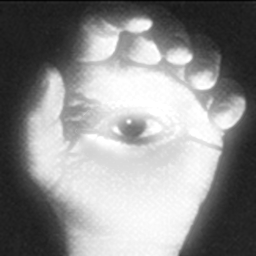
#> input picture Assignment4/blended_image2.png, 256 x 256 px
$ python Haar_wavelet.py Assignment4/blended_image2.png
#> lines starting #> are read from the running program, lines starting #| are printed output that depends on the picture; long printed decimals are rounded
import numpy as np
import matplotlib.pyplot as plt
import cv2
from pywt import dwt2, idwt2
import sys

gray_conversion = lambda rgb : np.dot(rgb[...,:3],[0.299 , 0.587, 0.114])
img_file = sys.argv[1]
orig_img  = plt.imread(img_file)
#> orig_img is the input picture: shape (256, 256, 3) float32; min 0.0196, max 1, mean 0.557
if(len(orig_img.shape)>=3):
        orig_img = gray_conversion(orig_img)
#> orig_img: shape (256, 256) float64

def psnr(I1,I2):
    if(len(I1.shape)==2 and len(I2.shape)==2):
        MSE = np.mean(np.power((I1-I2),2),dtype=np.float64)
        if(np.max(I1) > 1):
            R=255
        else:
            R=1
        psnr_val =10*np.log10(R**2/MSE)
    return psnr_val

def gaussian_noise(img,var=0.001,mean=0):
    image = img.copy()
    if len(image.shape)==2:
        m,n=image.shape
        sigma = var**0.5
        gaussian_matrix = np.random.normal(mean,sigma,(m,n))
        noise_image = image+gaussian_matrix
    if len(image.shape)>=3:
        noise_image = np.copy(image)
        sigma = var**0.5
        gaussian_matrix = np.random.normal(mean,sigma,(image.shape[0],image.shape[1]))
        for i in range(image.shape[2]):
            noise_image[:,:,i]=image[:,:,i]+gaussian_matrix
    return noise_image,gaussian_matrix

def haar2D(image):
    img = image.copy()
    assert len(img.shape)==2
    rows = img.shape[0]
    col= img.shape[1]
    res = img.copy()

    for i in range(rows):
        l = 0
        m = col//2
        for j in range(col//2):
            res[i][l] = (img[i,2*j] + img[i,2*j+1])/np.sqrt(2)
            l= l+1
            res[i][m] = (img[i,2*j]-img[i,2*j+1])/np.sqrt(2)
            m=m+1

    result_img = np.zeros(res.shape)
    for i in range(col):
        for j in range(rows//2):
            result_img[j][i] = (res[2*j][i] +res[2*j+1][i])/np.sqrt(2)
            result_img[rows//2+j][i] = (res[2*j][i] - res[2*j+1][i])/np.sqrt(2)

    #approximation
    LL = result_img[:rows//2,:col//2]

    #details coef- Horizontal
    LH= result_img[:rows//2,col//2:]

    #details coef - Vertical
    HL = result_img[rows//2:,:col//2]

    #details coef - Diagonal
    HH= result_img[rows//2:,col//2:]

    coefficients = dict()
    coefficients["LH"] = LH
    coefficients["HL"] = HL
    coefficients["HH"] = HH
    return result_img,LL,coefficients


def haar_transform(image,levels=None):
    img = image.copy()
    m,n = img.shape
    detail_coef = dict()
    if(levels is not None):
        assert np.power(2,levels)<=m
    haar_result,LL,_coef  = haar2D(img)
    m=m//2
    n = n//2
    level =1
    detail_coef["level_"+str(level)] = _coef
    if(m==n):
        if(levels is not None):
            while(level!=levels):
                res,L,_coef = haar2D(LL)
                haar_result[:m,:n] = res
                LL = L
                m = m//2
                n = n//2
                level = level+1
                detail_coef["level_"+str(level)] = _coef
        else:
            while(m!=1):
                res,L,_coef = haar2D(LL)
                haar_result[:m,:n] = res
                LL = L
                m = m//2
                n = n//2
                level = level+1
                detail_coef["level_"+str(level)] = _coef

    return haar_result,LL,detail_coef

def inverseHaar2D(a,detail_coef,level=None,threshold=None):
    total_levels = len(detail_coef)
    print(total_levels)
    k = total_levels
    for i in range(total_levels):
        detail_coef_level = detail_coef["level_"+str(k)]
        LL = a

        LH = detail_coef_level['LH']
        HL = detail_coef_level['HL']
        HH = detail_coef_level['HH']
        if(threshold is not None):
            LH = np.where(np.abs(LH)>threshold,LH,0)
            HL = np.where(np.abs(HL)>threshold,HL,0)
            HH = np.where(np.abs(HH)>threshold,HH,0)
        L = np.hstack((LL,LH))
        H = np.hstack((HL,HH))
        haar_t = np.vstack((L,H))

        res = np.zeros(haar_t.shape)
        for i in range(res.shape[1]):
            for j in range(res.shape[0]//2):
                res[2*j][i] = (haar_t[j][i]+haar_t[res.shape[0]//2+j][i])/np.sqrt(2)
                res[2*j+1][i] = (haar_t[j][i]-haar_t[res.shape[0]//2+j][i])/np.sqrt(2)

        new_approx = np.zeros((res.shape[0],res.shape[1]))
        for i in range(res.shape[0]):
            for j in range(res.shape[1]//2):
                new_approx[i][2*j] = (res[i][j]+res[i][(res.shape[1]//2)+j])/np.sqrt(2)
                new_approx[i][2*j+1] = (res[i][j]-res[i][(res.shape[1]//2)+j])/np.sqrt(2)
        a = new_approx
        k = k-1

    return new_approx


#add gaussian noise
orig_noised_img,_ = gaussian_noise(orig_img)

#forward wavelet transform
haar_result,a,detail_coef = haar_transform(orig_noised_img)
#> after the loop in haar2D, `for i in range(rows):`:
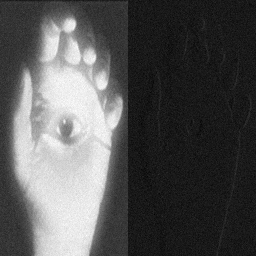
#> res: shape (256, 256) float64; min -0.163, max 1.5, mean 0.393; drawn with min black and max white
#> after the loop in haar2D, `for i in range(col):`:
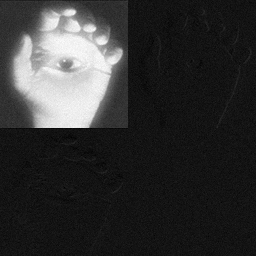
#> result_img: shape (256, 256) float64; min -0.174, max 2.09, mean 0.278; drawn with min black and max white
#> in haar2D, `LH= result_img[:rows//2,col//2:]`:
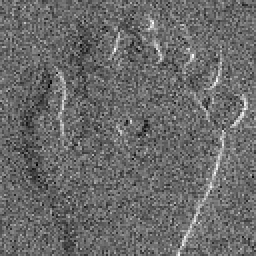
#> LH: shape (128, 128) float64 (shown 2 times larger); min -0.145, max 0.202, mean -0.000189; drawn with min black and max white
#> in haar2D, `HL = result_img[rows//2:,:col//2]`:
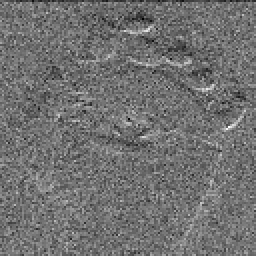
#> HL: shape (128, 128) float64 (shown 2 times larger); min -0.174, max 0.214, mean -0.00163; drawn with min black and max white
#> in haar2D, `HH= result_img[rows//2:,col//2:]`:
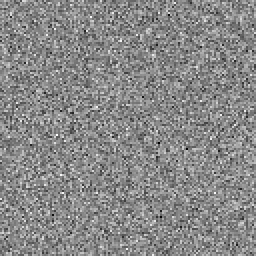
#> HH: shape (128, 128) float64 (shown 2 times larger); min -0.136, max 0.118, mean 0.000453; drawn with min black and max white
#> the loop in haar_transform, `while(m!=1):` made 7 passes
#> LL on pass 6: [[57.73, 67.74], [77.93, 81.48]]
#> (img in haar2D, res, L, LL) on pass 7: ([[57.73, 67.74], [77.93, 81.48]], [[142.4, -6.78], [-16.98, -3.23]], [142.4], [142.4])
#> after the loop in haar_transform, `while(m!=1):`:
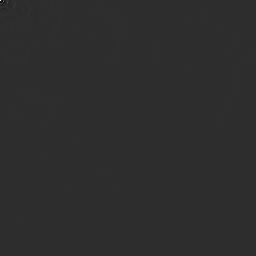
#> haar_result: shape (256, 256) float64; min -31.28, max 142.4, mean 0; drawn with min black and max white
#> after the loop in haar_transform, `while(m!=1):`: detail_coef = 8 items; level = 8; m = 1
#> a = [142.4]; detail_coef = 8 items

#inverse wavelet transform (threshold to remove noise)
inv_img = inverseHaar2D(a,detail_coef,threshold=0.08)
#> in inverseHaar2D, `total_levels = len(detail_coef)`: total_levels = 8
#| 8
#> the loop in inverseHaar2D, `for i in range(total_levels):` made 8 passes
#> (LL, LH, HL, HH, k) on pass 1: ([142.4], [-6.78], [-16.98], [-3.23], 7)
#> (LH, HL, HH, k) on pass 2: ([[-22.49, 22.43], [-31.28, 33.13]], [[-19.64, -26.16], [11.99, 7.53]], [[1.07, -1.04], [10.08, -10.85]], 6)
#> after the loop in inverseHaar2D, `for i in range(total_levels):`: k = 0


cv2.imshow("inv_img",inv_img)
plt.imsave(img_file[:-4]+"_inverse_haar.png",inv_img,cmap='gray')
cv2.imshow("haar",haar_result)
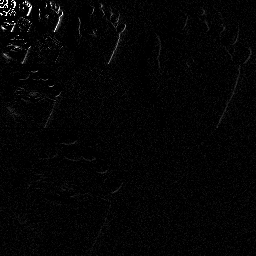
#> window 'haar': shape (256, 256); min 0, max 255, mean 4.5
cv2.imshow("noised",orig_noised_img)
plt.imsave(img_file[:-4]+"_noised.png",orig_noised_img,cmap='gray')
cv2.imshow("original",orig_img)
print(psnr(orig_img,inv_img))
#> in psnr, `MSE = np.mean(np.power((I1-I2),2),dtype=np.float64)`: MSE = 0.000447
#> in psnr, `psnr_val =10*np.log10(R**2/MSE)`: psnr_val = 33.5
#| 33.499
print(psnr(orig_img,orig_noised_img))
#| 30.041
cv2.waitKey(0)
# [4 lines of commented-out code are left out]
